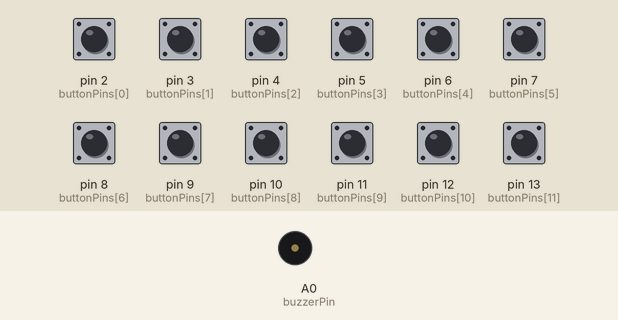
Recording of a sketch running on a simulated Arduino Uno, built with avr-gcc and run on an emulated ATmega328P. Shown: buzzer (waves = sounding). Inputs (shaded band) come from the test bench; at power-on: pin 2 (buttonPins[0]), pin 3 (buttonPins[1]), pin 4 (buttonPins[2]), pin 5 (buttonPins[3]), pin 6 (buttonPins[4]), pin 7 (buttonPins[5]), pin 8 (buttonPins[6]), pin 9 (buttonPins[7]), pin 10 (buttonPins[8]), pin 11 (buttonPins[9]), pin 12 (buttonPins[10]), pin 13 (buttonPins[11]) LOW.

Above: at 1.2 s.
1.3 s: pin 2 (buttonPins[0]) pulled HIGH for 0.15 s
At 1.37 s:
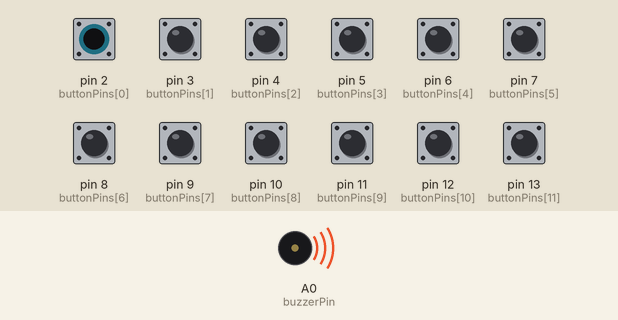
Timing chart, 0 to 4.3 s (numbered marks = the images above; inputs shaded):
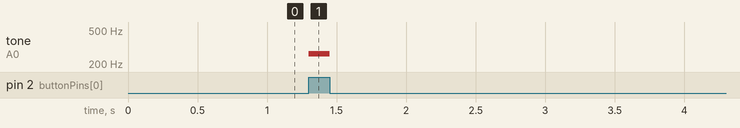

Measured:
- after the input at 1.3 s, tone on A0 (buzzerPin): silent → 262 Hz at once, → silent 0.15 s later

The sketch:

code.ino
```cpp
// Arduino 12-Key Piano

// 12 musical note frequencies: C4 to B4
const int notes[12] = {
  262, 277, 294, 311,
  330, 349, 370, 392,
  415, 440, 466, 494
};

// Buttons connected to D2 through D13
const int buttonPins[12] = {
  2, 3, 4, 5, 6, 7,
  8, 9, 10, 11, 12, 13
};

// Buzzer + connected to A0
const int buzzerPin = A0;

void setup() {

  // Set all buttons as inputs
  for (int i = 0; i < 12; i++) {
    pinMode(buttonPins[i], INPUT);
  }

  // Buzzer output
  pinMode(buzzerPin, OUTPUT);
}

void loop() {

  bool notePlaying = false;

  // Check all 12 buttons
  for (int i = 0; i < 12; i++) {

    if (digitalRead(buttonPins[i]) == HIGH) {

      // Play the corresponding note
      tone(buzzerPin, notes[i]);

      notePlaying = true;

      // Stop checking after finding pressed button
      break;
    }
  }

  // If no button is pressed, stop sound
  if (!notePlaying) {
    noTone(buzzerPin);
  }
}
```
